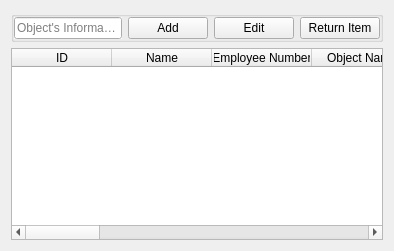
                 <widget class="QWidget" name="AssetsRecordsPage_">
                  <layout class="QGridLayout" name="gridLayout_4">
                   <item row="0" column="0">
                    <widget class="QGroupBox" name="groupBox_AssestAllocation_Search">
                     <property name="maximumSize">
                      <size>
                       <width>16777215</width>
                       <height>50</height>
                      </size>
                     </property>
                     <property name="title">
                      <string/>
                     </property>
                     <layout class="QGridLayout" name="gridLayout_33">
                      <property name="leftMargin">
                       <number>0</number>
                      </property>
                      <property name="topMargin">
                       <number>0</number>
                      </property>
                      <property name="rightMargin">
                       <number>0</number>
                      </property>
                      <property name="bottomMargin">
                       <number>0</number>
                      </property>
                      <item row="0" column="0">
                       <widget class="QLineEdit" name="AssetsRecordsPage_search_txt">
                        <property name="autoFillBackground">
                         <bool>true</bool>
                        </property>
                        <property name="placeholderText">
                         <string>Object's Information</string>
                        </property>
                        <property name="clearButtonEnabled">
                         <bool>true</bool>
                        </property>
                       </widget>
                      </item>
                      <item row="0" column="1">
                       <widget class="QPushButton" name="AssetsRecordsPage_add_butt">
                        <property name="text">
                         <string>Add</string>
                        </property>
                       </widget>
                      </item>
                      <item row="0" column="3">
                       <widget class="QPushButton" name="AssetsRecordsPage_IsReturn_butt_">
                        <property name="text">
                         <string>Return Item</string>
                        </property>
                       </widget>
                      </item>
                      <item row="0" column="2">
                       <widget class="QPushButton" name="AssetsRecordsPage_edit_butt">
                        <property name="layoutDirection">
                         <enum>Qt::LeftToRight</enum>
                        </property>
                        <property name="text">
                         <string>Edit</string>
                        </property>
                       </widget>
                      </item>
                     </layout>
                    </widget>
                   </item>
                   <item row="1" column="0">
                    <widget class="QTableWidget" name="AssetsRecordsPage_AssetsDataTable_">
                     <property name="selectionBehavior">
                      <enum>QAbstractItemView::SelectRows</enum>
                     </property>
                     <column>
                      <property name="text">
                       <string>ID</string>
                      </property>
                     </column>
                     <column>
                      <property name="text">
                       <string>Name</string>
                      </property>
                     </column>
                     <column>
                      <property name="text">
                       <string>Employee Number</string>
                      </property>
                     </column>
                     <column>
                      <property name="text">
                       <string>Object Name</string>
                      </property>
                     </column>
                     <column>
                      <property name="text">
                       <string>Department</string>
                      </property>
                     </column>
                     <column>
                      <property name="text">
                       <string>Quantity</string>
                      </property>
                     </column>
                     <column>
                      <property name="text">
                       <string>Unrecived Quantity</string>
                      </property>
                     </column>
                     <column>
                      <property name="text">
                       <string>Allocation_Date</string>
                      </property>
                     </column>
                     <column>
                      <property name="text">
                       <string>isReturned</string>
                      </property>
                     </column>
                     <column>
                      <property name="text">
                       <string>Return_Date</string>
                      </property>
                     </column>
                     <column>
                      <property name="text">
                       <string>Note</string>
                      </property>
                     </column>
                     <column>
                      <property name="text">
                       <string>Suggestes_ReturnDate</string>
                      </property>
                     </column>
                     <column>
                      <property name="text">
                       <string>Given State</string>
                      </property>
                     </column>
                     <column>
                      <property name="text">
                       <string>Return State</string>
                      </property>
                     </column>
                    </widget>
                   </item>
                  </layout>
                 </widget>
